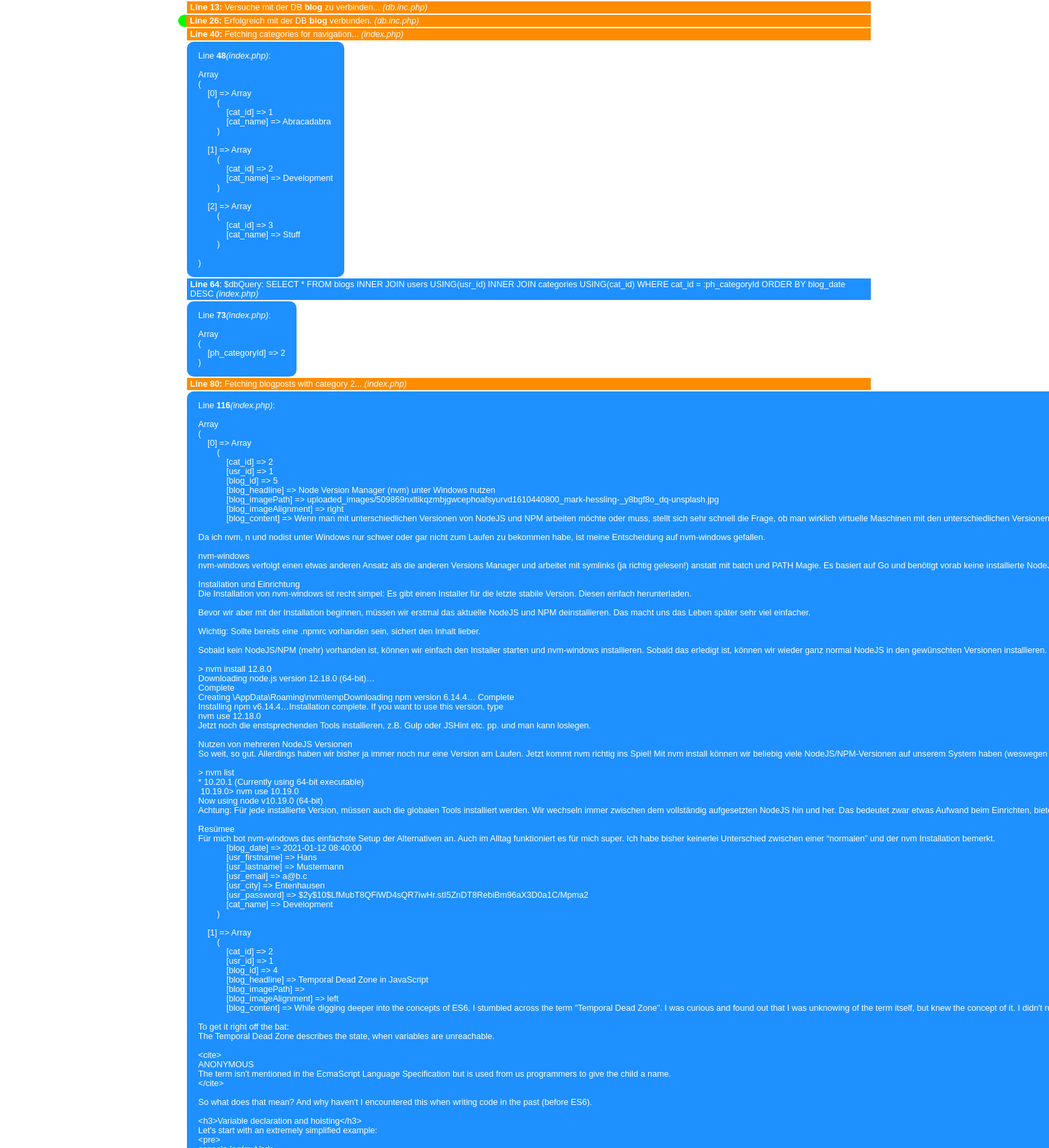
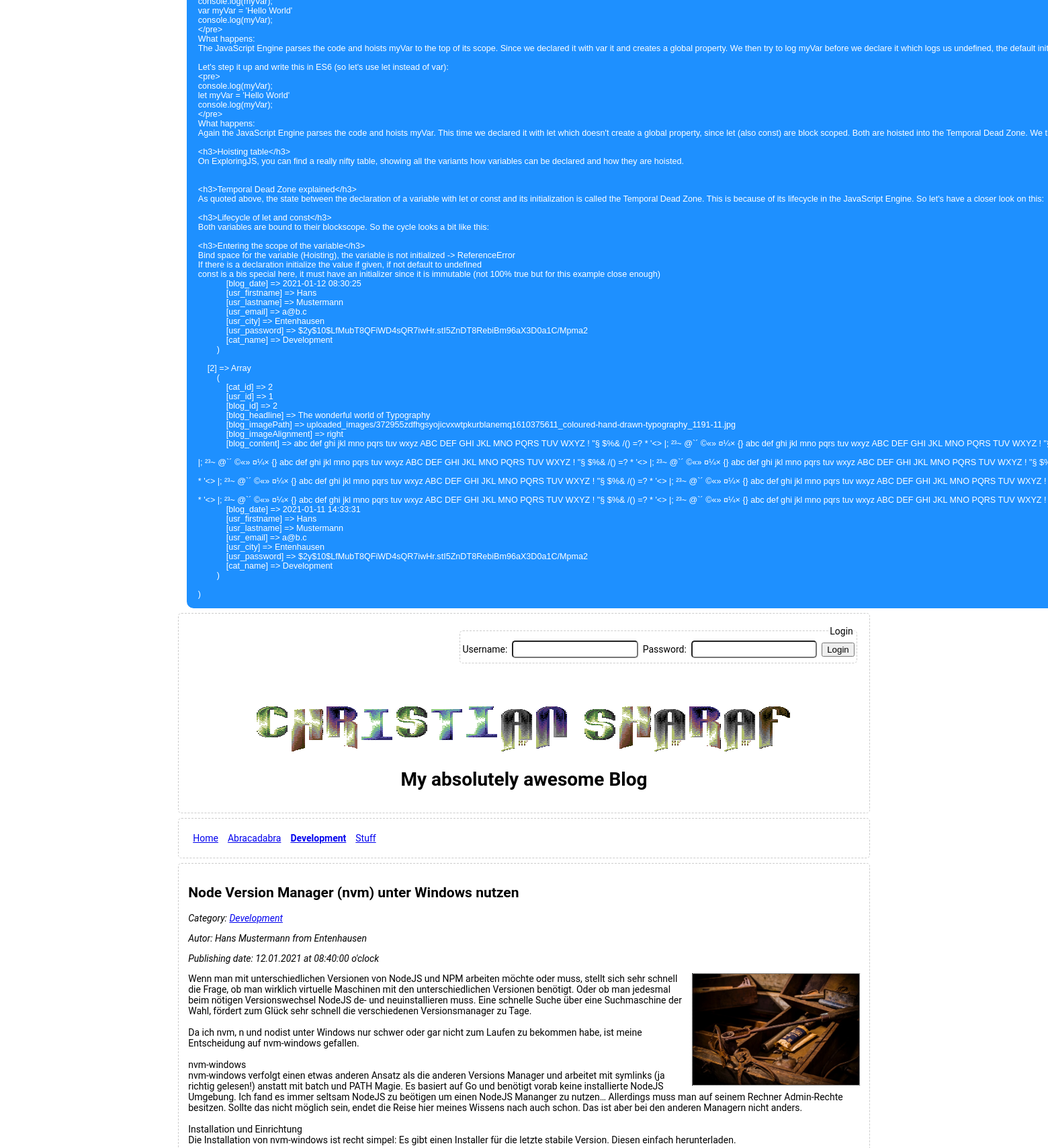
Page /?action=showCategory&id=2 (upper part) on the committed database (2 pictures, top to bottom).
### tables this page shows
CREATE TABLE `categories` (
  `cat_id` int(11) NOT NULL,
  `cat_name` varchar(256) NOT NULL
);

CREATE TABLE `blogs` (
  `blog_id` int(11) NOT NULL,
  `blog_headline` varchar(256) NOT NULL,
  `blog_imagePath` varchar(256) DEFAULT NULL,
  `blog_imageAlignment` varchar(10) NOT NULL,
  `blog_content` text NOT NULL,
  `blog_date` timestamp NOT NULL DEFAULT current_timestamp(),
  `cat_id` int(11) NOT NULL,
  `usr_id` int(11) NOT NULL
);

CREATE TABLE `users` (
  `usr_id` int(11) NOT NULL,
  `usr_firstname` varchar(256) NOT NULL,
  `usr_lastname` varchar(256) NOT NULL,
  `usr_email` varchar(256) NOT NULL,
  `usr_city` varchar(256) NOT NULL,
  `usr_password` varchar(256) NOT NULL
);

### include/form.inc.php (called while the page is built, shortened)
<?php
function cleanString($stringToEscape)
{
    $escapedString = trim(htmlspecialchars($stringToEscape, ENT_QUOTES | ENT_HTML5, "utf-8", false));
    return $escapedString;
}

### include/dateTime.inc.php (called while the page is built)
<?php
function formattedDate($date)
{
    $dateArray = explode(" - ", date("d.m.Y - H:i:s", strtotime($date)));
    $formattedDateString = $dateArray[0] . " at " . $dateArray[1] . " o'clock";
    return $formattedDateString;
}

### index.php (the view, shortened to what this page needs)
<?php
require_once("./include/db.inc.php");
require_once("./include/form.inc.php");
require_once("./include/dateTime.inc.php");
if (isset($_GET["action"])) {
    $action = cleanString($_GET["action"]);
    switch ($action) {
        case "showCategory":
            $categoryId = cleanString($_GET["id"]);
            break;
    }
}
$pdo = dbConnect();
$statement = $pdo->prepare("SELECT * from categories");
$statement->execute();
$categories = $statement->fetchAll(PDO::FETCH_ASSOC);
if (DEBUG) {
    echo "<p class='debugDb'><b>Line " . __LINE__ . ":</b> Fetching categories for navigation... <i>(" . basename(__FILE__) . ")</i></p>\r\n";
}
if (DEBUG_ARRAY) {
    echo "<pre class='debug'>Line <b>" . __LINE__ . "</b> <i>(" . basename(__FILE__) . ")</i>:<br>\r\n";
    print_r($categories);
    echo "</pre>";
}
$dbQuery = "SELECT * FROM blogs INNER JOIN users USING(usr_id) INNER JOIN categories USING(cat_id)"
    . (isset($categoryId) ? " WHERE cat_id = :ph_categoryId" : "")
    . (isset($blogpostId) ? " WHERE blog_id = :ph_blogId" : "")
    . " ORDER BY blog_date DESC";
$statement = $pdo->prepare($dbQuery);
if (DEBUG) {
    echo "<p class='debug'><b>Line " . __LINE__ . "</b>: \$dbQuery: $dbQuery <i>(" . basename(__FILE__) . ")</i></p>\r\n";
}
if (isset($categoryId)) {
    $dbQueryMap = [
        "ph_categoryId" => $categoryId
    ];
    if (DEBUG_ARRAY) {
        echo "<pre class='debug'>Line <b>" . __LINE__ . "</b> <i>(" . basename(__FILE__) . ")</i>:<br>\r\n";
        print_r($dbQueryMap);
        echo "</pre>";
    }
    $statement->execute($dbQueryMap);
    if (DEBUG) {
        echo "<p class='debugDb'><b>Line " . __LINE__ . ":</b> Fetching blogposts with category $categoryId... <i>(" . basename(__FILE__) . ")</i></p>\r\n";
    }
} else {
    $statement->execute();
    if (DEBUG) {
        echo "<p class='debugDb'><b>Line " . __LINE__ . ":</b> Fetching all blogposts ... <i>(" . basename(__FILE__) . ")</i></p>\r\n";
    }
    $categoryId = NULL;
}
$blogPosts = $statement->fetchAll(PDO::FETCH_ASSOC);
if (DEBUG_ARRAY) {
    echo "<pre class='debug'>Line <b>" . __LINE__ . "</b> <i>(" . basename(__FILE__) . ")</i>:<br>\r\n";
    print_r($blogPosts);
    echo "</pre>";
}
?>
<!doctype html>
<html>
<head>
    <link rel="stylesheet" href="css/main.css">
    <link rel="stylesheet" href="css/debug.css">
</head>
<body>
    <?php include_once("./header.php") ?>
    <nav>
        <span><a href="index.php" class="<?= !$categoryId ? "active" : ""  ?>">Home</a></span>
        <?php if ($categories) : ?>
            <?php foreach ($categories as $category) : ?>
                <span>
                    <a href="?action=showCategory&id=<?= $category["cat_id"] ?>" class="<?= $category["cat_id"] == $categoryId ? "active" : ""  ?>"><?= $category["cat_name"] ?></a>
                </span>
            <?php endforeach ?>
        <?php endif ?>
    </nav>
    <main>
        <?php if ($blogPosts) : ?>
            <?php foreach ($blogPosts as $blogPost) : ?>
                <article>
                    <h2><?= $blogPost["blog_headline"] ?></h2>
                    <div class="meta">
                        <p>Category: <a href="?action=showCategory&id=<?= $blogPost["cat_id"] ?>"><?= $blogPost["cat_name"] ?></a></p>
                        <p>Autor: <?= $blogPost["usr_firstname"] ?> <?= $blogPost["usr_lastname"]  ?> from <?= $blogPost["usr_city"] ?></p>
                        <p>Publishing date: <?= formattedDate($blogPost["blog_date"]); ?></p>
                    </div>
                    <?php if (isset($blogPost["blog_imagePath"])) : ?>
                        <img src="<?= $blogPost["blog_imagePath"] ?>" class="teaser-image <?= $blogPost["blog_imageAlignment"] ?>"
                        alt="<?= $blogPost["blog_headline"] ?>" title="<?= $blogPost["blog_headline"] ?>">
                    <?php endif ?>
                    <p><?= nl2br($blogPost["blog_content"]) ?></p>
                </article>
            <?php endforeach ?>
        <?php else : ?>
            <article>
                <p>No content available</p>
            </article>
        <?php endif ?>
    </main>
</body>
</html>

### include/db.inc.php
<?php
function dbConnect($dbname = DB_NAME)
{
    if (DEBUG_DB) {
        echo "<p class='debugDb'><b>Line " . __LINE__ . ":</b> Versuche mit der DB <b>$dbname</b> zu verbinden... <i>(" . basename(__FILE__) . ")</i></p>\r\n";
    }
    try {
        $pdo = new PDO(DB_SYSTEM . ":host=" . DB_HOST . "; dbname=$dbname; charset=utf8mb4", DB_USER, DB_PWD);
    } catch (PDOException $error) {
        if (DEBUG_DB) {
            echo "<p class='error'><b>Line " . __LINE__ . ":</b> <i>FEHLER: " . $error->GetMessage() . " </i> <i>(" . basename(__FILE__) . ")</i></p>\r\n";
        }
        exit;
    }
    if (DEBUG_DB) {
        echo "<p class='debugDb ok'><b>Line " . __LINE__ . ":</b> Erfolgreich mit der DB <b>$dbname</b> verbunden. <i>(" . basename(__FILE__) . ")</i></p>\r\n";
    }
    return $pdo;
}

### header.php (shortened to what this page needs)
<?php
if (strpos($_SERVER['SCRIPT_NAME'], "dashboard.php") !== false) {
    $linkTarget = [
        "url" => "index.php",
        "image" => "home.svg",
        "title" => "Home"
    ];
} else {
    $linkTarget = [
        "url" => "dashboard.php",
        "image" => "dashboard.svg",
        "title" => "Dashboard"
    ];
}
?>
<header>
    <?php if (isset($_SESSION["id"])) : ?>
        <div class="header-meta">
            <?php if (isset($_SESSION["firstname"]) && isset($_SESSION["lastname"])) : ?>
                <span>
                    <img src="./css/avatar.svg"><?= cleanString($_SESSION["firstname"]) ?> <?= cleanString($_SESSION["lastname"]) ?>
                </span>
            <?php endif ?>
            <span>
                <a href="<?= $linkTarget["url"] ?>"><img src="./css/<?= $linkTarget["image"] ?>"><?= $linkTarget["title"] ?></a>
            </span>
            <span>
                <a href="index.php?action=logout"><img src="./css/logout.svg" title="Logout" alt="Logout">Logout</a>
            </span>
        </div>
    <?php else : ?>
        <form action="<?= $_SERVER['SCRIPT_NAME'] ?>" method="POST" class="login">
            <fieldset>
                <legend>Login</legend>
                <label for="useremail">Username:</label>
                <input type="text" name="login[useremail]" id="useremail">
                <label for="password">Password:</label>
                <input type="password" name="login[password]" id="password">
                <button type="submit">Login</button>
            </fieldset>
        </form>
    <?php endif ?>
    <div class="header-logo col-100">
        <img src="./css/christian_sharaf.png" title="Christian Sharaf" alt="Logo for Christian Sharafs Blog">
        <h1>My absolutely awesome Blog</h1>
    </div>
</header>

### css/main.css (style rules this page uses)
*, *::before, *::after { box-sizing: border-box; }
body { box-sizing: border-box; font-family: Roboto, "Open Sans", sans-serif; font-size: 14px; max-width: 66vw; margin: auto; }
header, nav, main, footer { border: 1px dashed #ccc; border-radius: 5px; margin: 0.5em 0; padding: 1em; }
fieldset { border: 1px dashed #ccc; }
fieldset, input, textarea, select { border-radius: 5px; margin: 0.25em; padding: 0.25em; }
.login { text-align: right; }
nav { display: flex; }
nav span { display: inline-block; padding: 0.5em; }
nav .active { font-weight: 600; }
header { display: flex; flex-direction: row-reverse; flex-wrap: wrap; }
.header-logo { margin-top: 3em; text-align: center; }
main { display: flex; flex-wrap: wrap; }
.meta { font-style: italic; }
article:not(:last-child) { border-bottom: 1px dotted #000; }
.col-100 { flex: 100%; }
.teaser-image { border: 1px dotted #000; max-width: 25%; margin-bottom: 0.25em; }
.right { float: right; margin-left: 1em; }

### css/debug.css (style rules this page uses)
.debug, .debugCleanString, .debugCheckInputString, .debugCheckEmail, .debugImageUpload, .debugDb, .debugDateTime, .debugClass, .debugClassImage, .debugTrait, .debugClassloader { background-color: dodgerblue; padding: 2px 5px; margin-bottom: 2px; margin-top: 2px; font-family: arial; font-size: 0.9em; color: white; margin-left: 1em; }
.debugDb { background-color: darkorange; }
.err, .ok, .hint { border-radius: 1em 0 0 1em; border-left: 1em solid whitesmoke; margin-left: 0em; }
.ok { border-color: lime; }
pre { border-radius: 10px; display: table; margin-left: 1em; border-spacing: 1em; }

### rows in the picture
categories: cat_name "Abracadabra"
categories: cat_name "Development"
categories: cat_name "Stuff"
blogs: blog_headline "Node Version Manager (nvm) unter Windows nutzen", cat.cat_name "Development", usr.usr_firstname "Hans", usr.usr_lastname "Mustermann", usr.usr_city "Entenhausen", blog_date "12.01.2021 at 08:40:00 o'clock", blog_imagePath (picture), blog_content "Wenn man mit unterschiedlichen Versionen von NodeJS und NPM arbeiten möchte oder muss, stellt sich sehr schnell die Frage, ob man wirklich virtuelle Maschinen mit den unterschiedlichen Versionen benötigt. Oder ob man jedesmal beim nötigen Versionswechsel NodeJS de- und neuinstallieren muss. Eine schnelle Suche über eine Suchmaschine der Wahl, fördert zum Glück sehr schnell die verschiedenen Versionsmanager zu Tage. Da ich nvm, n und nodist unter Windows nur schwer oder gar nicht zum Laufen zu bekommen habe, ist meine Entscheidung auf nvm-windows gefallen. nvm-windows nvm-windows verfolgt einen etwas anderen Ansatz als die anderen Versions Manager und arbeitet mit symlinks (ja richtig…"

### other values in the picture
__LINE__ "13"
$dbname "blog"
basename(__FILE__) "db.inc.php"
__LINE__ "26"
__LINE__ "40"
basename(__FILE__) "index.php"
__LINE__ "48"
__LINE__ "64"
$dbQuery "SELECT * FROM blogs INNER JOIN users USING(usr_id) INNER JOIN categories USING(cat_id) WHERE cat_id = :ph_categoryId ORDER BY blog_date DESC"
__LINE__ "73"
__LINE__ "80"
$categoryId "2"
__LINE__ "116"
